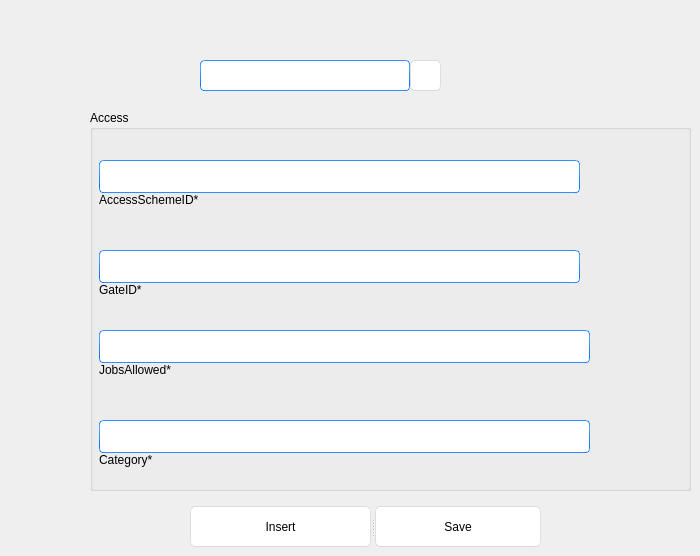
    <widget class="QWidget" name="page4">
     <widget class="QLineEdit" name="searchid_1">
      <property name="geometry">
       <rect>
        <x>200</x>
        <y>60</y>
        <width>210</width>
        <height>31</height>
       </rect>
      </property>
      <property name="styleSheet">
       <string>
border-width: 1px; border-radius: 4px;
background-color: rgb(255, 255, 255);
	border-style: solid;
	border-color: qlineargradient(spread:pad, x1:0.5, y1:1, x2:0.5, y2:0, stop:0 rgba(0, 113, 255, 255), stop:1 rgba(91, 171, 252, 255));</string>
      </property>
     </widget>
     <widget class="QPushButton" name="search_access">
      <property name="geometry">
       <rect>
        <x>410</x>
        <y>60</y>
        <width>31</width>
        <height>31</height>
       </rect>
      </property>
      <property name="styleSheet">
       <string notr="true">
QPushButton{
font: 25 18pt &quot;Bahnschrift Light&quot;;
	border-style: solid;
	border-top-color: qlineargradient(spread:pad, x1:0.5, y1:1, x2:0.5, y2:0, stop:0 rgb(215, 215, 215), stop:1 rgb(222, 222, 222));
	border-right-color: qlineargradient(spread:pad, x1:0, y1:0.5, x2:1, y2:0.5, stop:0 rgb(217, 217, 217), stop:1 rgb(227, 227, 227));
	border-left-color: qlineargradient(spread:pad, x1:0, y1:0.5, x2:1, y2:0.5, stop:0 rgb(227, 227, 227), stop:1 rgb(217, 217, 217));
	border-bottom-color: qlineargradient(spread:pad, x1:0.5, y1:1, x2:0.5, y2:0, stop:0 rgb(215, 215, 215), stop:1 rgb(222, 222, 222));
	border-width: 1px;
	border-radius: 5px;
	color: rgb(0,0,0);
	padding: 2px;
	background-color: rgb(255,255,255);
}
QPushButton:hover{
	border-style: solid;
	border-top-color: qlineargradient(spread:pad, x1:0.5, y1:1, x2:0.5, y2:0, stop:0 rgb(195, 195, 195), stop:1 rgb(222, 222, 222));
	border-right-color: qlineargradient(spread:pad, x1:0, y1:0.5, x2:1, y2:0.5, stop:0 rgb(197, 197, 197), stop:1 rgb(227, 227, 227));
	border-left-color: qlineargradient(spread:pad, x1:0, y1:0.5, x2:1, y2:0.5, stop:0 rgb(227, 227, 227), stop:1 rgb(197, 197, 197));
	border-bottom-color: qlineargradient(spread:pad, x1:0.5, y1:1, x2:0.5, y2:0, stop:0 rgb(195, 195, 195), stop:1 rgb(222, 222, 222));
	border-width: 1px;
	border-radius: 5px;
	color: rgb(0,0,0);
	padding: 2px;
	background-color: rgb(255,255,255);
}
QPushButton:pressed{
	border-style: solid;
	border-top-color: qlineargradient(spread:pad, x1:0.5, y1:1, x2:0.5, y2:0, stop:0 rgb(215, 215, 215), stop:1 rgb(222, 222, 222));
	border-right-color: qlineargradient(spread:pad, x1:0, y1:0.5, x2:1, y2:0.5, stop:0 rgb(217, 217, 217), stop:1 rgb(227, 227, 227));
	border-left-color: qlineargradient(spread:pad, x1:0, y1:0.5, x2:1, y2:0.5, stop:0 rgb(227, 227, 227), stop:1 rgb(217, 217, 217));
	border-bottom-color: qlineargradient(spread:pad, x1:0.5, y1:1, x2:0.5, y2:0, stop:0 rgb(215, 215, 215), stop:1 rgb(222, 222, 222));
	border-width: 1px;
	border-radius: 5px;
	color: rgb(0,0,0);
	padding: 2px;
	background-color: rgb(142,142,142);
}
QPushButton:disabled{
	border-style: solid;
	border-top-color: qlineargradient(spread:pad, x1:0.5, y1:1, x2:0.5, y2:0, stop:0 rgb(215, 215, 215), stop:1 rgb(222, 222, 222));
	border-right-color: qlineargradient(spread:pad, x1:0, y1:0.5, x2:1, y2:0.5, stop:0 rgb(217, 217, 217), stop:1 rgb(227, 227, 227));
	border-left-color: qlineargradient(spread:pad, x1:0, y1:0.5, x2:1, y2:0.5, stop:0 rgb(227, 227, 227), stop:1 rgb(217, 217, 217));
	border-bottom-color: qlineargradient(spread:pad, x1:0.5, y1:1, x2:0.5, y2:0, stop:0 rgb(215, 215, 215), stop:1 rgb(222, 222, 222));
	border-width: 1px;
	border-radius: 5px;
	color: #808086;
	padding: 2px;
	background-color: rgb(142,142,142);
}</string>
      </property>
      <property name="text">
       <string/>
      </property>
      <property name="icon">
       <iconset>
        <normaloff>../download.png</normaloff>../download.png</iconset>
      </property>
      <property name="iconSize">
       <size>
        <width>32</width>
        <height>32</height>
       </size>
      </property>
     </widget>
     <widget class="QGroupBox" name="groupBox_3">
      <property name="geometry">
       <rect>
        <x>90</x>
        <y>110</y>
        <width>601</width>
        <height>381</height>
       </rect>
      </property>
      <property name="title">
       <string>Access</string>
      </property>
      <property name="alignment">
       <set>Qt::AlignJustify|Qt::AlignTop</set>
      </property>
      <property name="flat">
       <bool>true</bool>
      </property>
      <widget class="QLineEdit" name="accessschemeid_line">
       <property name="geometry">
        <rect>
         <x>9</x>
         <y>50</y>
         <width>481</width>
         <height>33</height>
        </rect>
       </property>
       <property name="styleSheet">
        <string notr="true">
border-width: 1px; border-radius: 4px;
background-color: rgb(255, 255, 255);
	border-style: solid;
	border-color: qlineargradient(spread:pad, x1:0.5, y1:1, x2:0.5, y2:0, stop:0 rgba(0, 113, 255, 255), stop:1 rgba(91, 171, 252, 255));</string>
       </property>
      </widget>
      <widget class="QLabel" name="label_28">
       <property name="geometry">
        <rect>
         <x>9</x>
         <y>80</y>
         <width>151</width>
         <height>19</height>
        </rect>
       </property>
       <property name="styleSheet">
        <string notr="true">font: 25 12pt &quot;Bahnschrift Light&quot;;</string>
       </property>
       <property name="text">
        <string>AccessSchemeID*</string>
       </property>
      </widget>
      <widget class="QLineEdit" name="gateid_line_3">
       <property name="geometry">
        <rect>
         <x>9</x>
         <y>140</y>
         <width>481</width>
         <height>33</height>
        </rect>
       </property>
       <property name="styleSheet">
        <string notr="true">
border-width: 1px; border-radius: 4px;
background-color: rgb(255, 255, 255);
	border-style: solid;
	border-color: qlineargradient(spread:pad, x1:0.5, y1:1, x2:0.5, y2:0, stop:0 rgba(0, 113, 255, 255), stop:1 rgba(91, 171, 252, 255));</string>
       </property>
      </widget>
      <widget class="QLabel" name="label_27">
       <property name="geometry">
        <rect>
         <x>9</x>
         <y>170</y>
         <width>61</width>
         <height>19</height>
        </rect>
       </property>
       <property name="styleSheet">
        <string notr="true">font: 25 12pt &quot;Bahnschrift Light&quot;;</string>
       </property>
       <property name="text">
        <string>GateID*</string>
       </property>
      </widget>
      <widget class="QLineEdit" name="jobsallowed_line">
       <property name="geometry">
        <rect>
         <x>9</x>
         <y>220</y>
         <width>491</width>
         <height>33</height>
        </rect>
       </property>
       <property name="styleSheet">
        <string notr="true">
border-width: 1px; border-radius: 4px;
background-color: rgb(255, 255, 255);
	border-style: solid;
	border-color: qlineargradient(spread:pad, x1:0.5, y1:1, x2:0.5, y2:0, stop:0 rgba(0, 113, 255, 255), stop:1 rgba(91, 171, 252, 255));</string>
       </property>
      </widget>
      <widget class="QLabel" name="label_25">
       <property name="geometry">
        <rect>
         <x>9</x>
         <y>250</y>
         <width>111</width>
         <height>19</height>
        </rect>
       </property>
       <property name="styleSheet">
        <string notr="true">font: 25 12pt &quot;Bahnschrift Light&quot;;</string>
       </property>
       <property name="text">
        <string>JobsAllowed*</string>
       </property>
      </widget>
      <widget class="QLineEdit" name="category_line">
       <property name="geometry">
        <rect>
         <x>9</x>
         <y>310</y>
         <width>491</width>
         <height>33</height>
        </rect>
       </property>
       <property name="styleSheet">
        <string notr="true">
border-width: 1px; border-radius: 4px;
background-color: rgb(255, 255, 255);
	border-style: solid;
	border-color: qlineargradient(spread:pad, x1:0.5, y1:1, x2:0.5, y2:0, stop:0 rgba(0, 113, 255, 255), stop:1 rgba(91, 171, 252, 255));</string>
       </property>
      </widget>
      <widget class="QLabel" name="label_26">
       <property name="geometry">
        <rect>
         <x>9</x>
         <y>340</y>
         <width>81</width>
         <height>19</height>
        </rect>
       </property>
       <property name="styleSheet">
        <string notr="true">font: 25 12pt &quot;Bahnschrift Light&quot;;</string>
       </property>
       <property name="text">
        <string>Category*</string>
       </property>
      </widget>
     </widget>
     <widget class="QSplitter" name="splitter">
      <property name="geometry">
       <rect>
        <x>190</x>
        <y>506</y>
        <width>351</width>
        <height>41</height>
       </rect>
      </property>
      <property name="orientation">
       <enum>Qt::Horizontal</enum>
      </property>
      <widget class="QPushButton" name="insert_access">
       <property name="styleSheet">
        <string notr="true">QPushButton{
	font: 25 18pt &quot;Bahnschrift Light&quot;;
	border-style: solid;
	border-top-color: qlineargradient(spread:pad, x1:0.5, y1:1, x2:0.5, y2:0, stop:0 rgb(215, 215, 215), stop:1 rgb(222, 222, 222));
	border-right-color: qlineargradient(spread:pad, x1:0, y1:0.5, x2:1, y2:0.5, stop:0 rgb(217, 217, 217), stop:1 rgb(227, 227, 227));
	border-left-color: qlineargradient(spread:pad, x1:0, y1:0.5, x2:1, y2:0.5, stop:0 rgb(227, 227, 227), stop:1 rgb(217, 217, 217));
	border-bottom-color: qlineargradient(spread:pad, x1:0.5, y1:1, x2:0.5, y2:0, stop:0 rgb(215, 215, 215), stop:1 rgb(222, 222, 222));
	border-width: 1px;
	border-radius: 5px;
	color: rgb(0,0,0);
	padding: 2px;
	background-color: rgb(255,255,255);
}
QPushButton:hover{
	border-style: solid;
	border-top-color: qlineargradient(spread:pad, x1:0.5, y1:1, x2:0.5, y2:0, stop:0 rgb(195, 195, 195), stop:1 rgb(222, 222, 222));
	border-right-color: qlineargradient(spread:pad, x1:0, y1:0.5, x2:1, y2:0.5, stop:0 rgb(197, 197, 197), stop:1 rgb(227, 227, 227));
	border-left-color: qlineargradient(spread:pad, x1:0, y1:0.5, x2:1, y2:0.5, stop:0 rgb(227, 227, 227), stop:1 rgb(197, 197, 197));
	border-bottom-color: qlineargradient(spread:pad, x1:0.5, y1:1, x2:0.5, y2:0, stop:0 rgb(195, 195, 195), stop:1 rgb(222, 222, 222));
	border-width: 1px;
	border-radius: 5px;
	color: rgb(0,0,0);
	padding: 2px;
	background-color: rgb(255,255,255);
}
QPushButton:pressed{
	border-style: solid;
	border-top-color: qlineargradient(spread:pad, x1:0.5, y1:1, x2:0.5, y2:0, stop:0 rgb(215, 215, 215), stop:1 rgb(222, 222, 222));
	border-right-color: qlineargradient(spread:pad, x1:0, y1:0.5, x2:1, y2:0.5, stop:0 rgb(217, 217, 217), stop:1 rgb(227, 227, 227));
	border-left-color: qlineargradient(spread:pad, x1:0, y1:0.5, x2:1, y2:0.5, stop:0 rgb(227, 227, 227), stop:1 rgb(217, 217, 217));
	border-bottom-color: qlineargradient(spread:pad, x1:0.5, y1:1, x2:0.5, y2:0, stop:0 rgb(215, 215, 215), stop:1 rgb(222, 222, 222));
	border-width: 1px;
	border-radius: 5px;
	color: rgb(0,0,0);
	padding: 2px;
	background-color: rgb(142,142,142);
}
QPushButton:disabled{
	border-style: solid;
	border-top-color: qlineargradient(spread:pad, x1:0.5, y1:1, x2:0.5, y2:0, stop:0 rgb(215, 215, 215), stop:1 rgb(222, 222, 222));
	border-right-color: qlineargradient(spread:pad, x1:0, y1:0.5, x2:1, y2:0.5, stop:0 rgb(217, 217, 217), stop:1 rgb(227, 227, 227));
	border-left-color: qlineargradient(spread:pad, x1:0, y1:0.5, x2:1, y2:0.5, stop:0 rgb(227, 227, 227), stop:1 rgb(217, 217, 217));
	border-bottom-color: qlineargradient(spread:pad, x1:0.5, y1:1, x2:0.5, y2:0, stop:0 rgb(215, 215, 215), stop:1 rgb(222, 222, 222));
	border-width: 1px;
	border-radius: 5px;
	color: #808086;
	padding: 2px;
	background-color: rgb(142,142,142);
}</string>
       </property>
       <property name="text">
        <string>Insert</string>
       </property>
      </widget>
      <widget class="QPushButton" name="save_access">
       <property name="styleSheet">
        <string notr="true">QPushButton{
font: 25 18pt &quot;Bahnschrift Light&quot;;
	border-style: solid;
	border-top-color: qlineargradient(spread:pad, x1:0.5, y1:1, x2:0.5, y2:0, stop:0 rgb(215, 215, 215), stop:1 rgb(222, 222, 222));
	border-right-color: qlineargradient(spread:pad, x1:0, y1:0.5, x2:1, y2:0.5, stop:0 rgb(217, 217, 217), stop:1 rgb(227, 227, 227));
	border-left-color: qlineargradient(spread:pad, x1:0, y1:0.5, x2:1, y2:0.5, stop:0 rgb(227, 227, 227), stop:1 rgb(217, 217, 217));
	border-bottom-color: qlineargradient(spread:pad, x1:0.5, y1:1, x2:0.5, y2:0, stop:0 rgb(215, 215, 215), stop:1 rgb(222, 222, 222));
	border-width: 1px;
	border-radius: 5px;
	color: rgb(0,0,0);
	padding: 2px;
	background-color: rgb(255,255,255);
}
QPushButton:hover{
	border-style: solid;
	border-top-color: qlineargradient(spread:pad, x1:0.5, y1:1, x2:0.5, y2:0, stop:0 rgb(195, 195, 195), stop:1 rgb(222, 222, 222));
	border-right-color: qlineargradient(spread:pad, x1:0, y1:0.5, x2:1, y2:0.5, stop:0 rgb(197, 197, 197), stop:1 rgb(227, 227, 227));
	border-left-color: qlineargradient(spread:pad, x1:0, y1:0.5, x2:1, y2:0.5, stop:0 rgb(227, 227, 227), stop:1 rgb(197, 197, 197));
	border-bottom-color: qlineargradient(spread:pad, x1:0.5, y1:1, x2:0.5, y2:0, stop:0 rgb(195, 195, 195), stop:1 rgb(222, 222, 222));
	border-width: 1px;
	border-radius: 5px;
	color: rgb(0,0,0);
	padding: 2px;
	background-color: rgb(255,255,255);
}
QPushButton:pressed{
	border-style: solid;
	border-top-color: qlineargradient(spread:pad, x1:0.5, y1:1, x2:0.5, y2:0, stop:0 rgb(215, 215, 215), stop:1 rgb(222, 222, 222));
	border-right-color: qlineargradient(spread:pad, x1:0, y1:0.5, x2:1, y2:0.5, stop:0 rgb(217, 217, 217), stop:1 rgb(227, 227, 227));
	border-left-color: qlineargradient(spread:pad, x1:0, y1:0.5, x2:1, y2:0.5, stop:0 rgb(227, 227, 227), stop:1 rgb(217, 217, 217));
	border-bottom-color: qlineargradient(spread:pad, x1:0.5, y1:1, x2:0.5, y2:0, stop:0 rgb(215, 215, 215), stop:1 rgb(222, 222, 222));
	border-width: 1px;
	border-radius: 5px;
	color: rgb(0,0,0);
	padding: 2px;
	background-color: rgb(142,142,142);
}
QPushButton:disabled{
	border-style: solid;
	border-top-color: qlineargradient(spread:pad, x1:0.5, y1:1, x2:0.5, y2:0, stop:0 rgb(215, 215, 215), stop:1 rgb(222, 222, 222));
	border-right-color: qlineargradient(spread:pad, x1:0, y1:0.5, x2:1, y2:0.5, stop:0 rgb(217, 217, 217), stop:1 rgb(227, 227, 227));
	border-left-color: qlineargradient(spread:pad, x1:0, y1:0.5, x2:1, y2:0.5, stop:0 rgb(227, 227, 227), stop:1 rgb(217, 217, 217));
	border-bottom-color: qlineargradient(spread:pad, x1:0.5, y1:1, x2:0.5, y2:0, stop:0 rgb(215, 215, 215), stop:1 rgb(222, 222, 222));
	border-width: 1px;
	border-radius: 5px;
	color: #808086;
	padding: 2px;
	background-color: rgb(142,142,142);
}</string>
       </property>
       <property name="text">
        <string>Save</string>
       </property>
      </widget>
     </widget>
    </widget>
